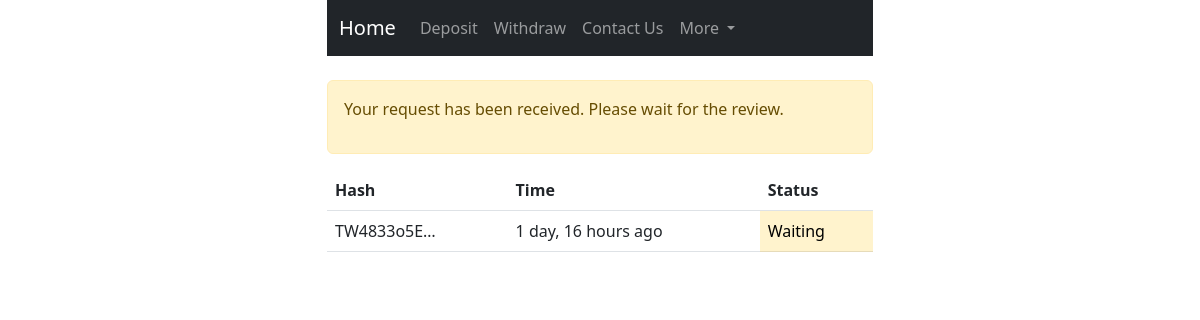
/deposit (signed in), run on the app's committed database.
### financial/models.py (models this page shows, shortened)
class Deposit(models.Model):
    user = models.ForeignKey(User, on_delete=models.CASCADE)
    date = models.DateTimeField(verbose_name="Date", auto_now_add=True, null=True)
    hash = models.CharField(max_length=255, verbose_name='Transaction HASH or TXID', null=True, blank=True,
                            unique=True, help_text='proof of transaction')
    is_approved = models.BooleanField(default=False)
    is_decline = models.BooleanField(default=False)
    objects = DepositManager()

### financial/views.py (the view, shortened to what this page needs)
# urls.py: path('deposit', deposit, name='deposit'),
@login_required(login_url='/login')
def deposit(request):
    deposit_form = DepositForm(request.POST or None)
    is_deposit_exist_approved = Deposit.objects.is_deposit_exist_approved(request.user)
    deposit_is_approved = Deposit.objects.check_deposit(request.user)
    deposit_exist = Deposit.objects.filter(user__email=request.user).exists()
    deposit_list = Deposit.objects.filter(user__email=request.user)
    context = {
        'is_deposit_exist_approved': is_deposit_exist_approved,
        'deposit_form': deposit_form,
        'deposit_exist': deposit_exist,
        'deposit_list': deposit_list,
        'deposit_is_approved': deposit_is_approved,
    }
    return render(request, 'financial/deposit.html', context)

### financial/models.py (called while the page is built)
    def is_deposit_exist_approved(self, user):
        deposit_list = Deposit.objects.filter(user__email=user)
        for deposit in deposit_list:
            if not deposit.is_approved and not deposit.is_decline:
                return True
            if deposit.is_approved:
                return True
        return False

    def check_deposit(self, user):
        deposit_list = Deposit.objects.filter(user__email=user)
        for deposit in deposit_list:
            if deposit.is_approved:
                return True
        return False

### users/models.py (called while the page is built)
    def __str__(self):
        return self.email

### templates/financial/deposit.html (shortened to what this page needs)
{% extends 'shared/base.html' %}
{% load widget_tweaks %}
{% block content %}
    <br>
    {% if deposit_is_approved %}
        <div class="alert alert-success ">
            <h4 class="alert-heading">Deposit is Approved</h4>
            <p>Now you can share your Tokens to your friend and earn
                <strong>100$ + 100$</strong>
            </p>
        </div>
    {% elif deposit_exist %}
        <div class="alert alert-warning">
            <p>Your request has been received. Please wait for the review.</p>
        </div>
        <table class="table">
            <thead>
            <tr>
                <th scope="col">Hash</th>
                <th scope="col">Time</th>
                <th scope="col">Status</th>
            </tr>
            </thead>
            <tbody>
            {% for deposit in deposit_list %}
                <tr>
                    <td>{{ deposit.hash|truncatechars:10 }}</td>
                    <td>{{ deposit.date|timesince }} ago</td>
                    {% if deposit.is_approved and not deposit.is_decline %}
                        <td class="table-success">Confirm</td>
                    {% elif not deposit.is_approved and deposit.is_decline %}
                        <td class="table-danger">Rejected</td>
                    {% else %}
                        <td class="table-warning">Waiting</td>
                    {% endif %}
                </tr>
            {% endfor %}
            </tbody>
        </table>
    {% endif %}
{% endblock %}

### data on the page
Deposit: hash "TW4833o5E…", date "1 day, 16 hours", is_approved "Waiting"
